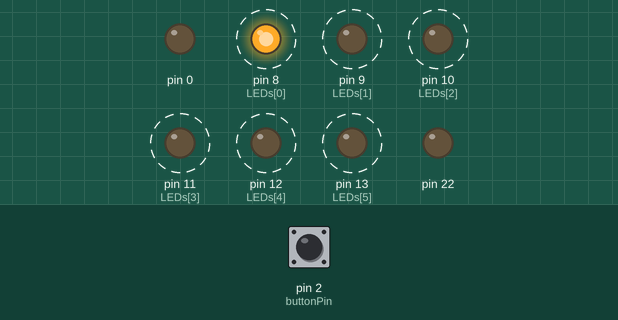
Simulated run of this sketch. Board: Arduino Uno, built with avr-gcc and run on an emulated ATmega328P. Shown: output pins drawn as LEDs (lit = HIGH). Dashed ring = blinking. Inputs (shaded band) come from the test bench; at power-on: pin 2 (buttonPin) HIGH.

Above: at 0.65 s.
1.3 s: pin 2 (buttonPin) pulled LOW for 3.2 s
At 3.1 s:
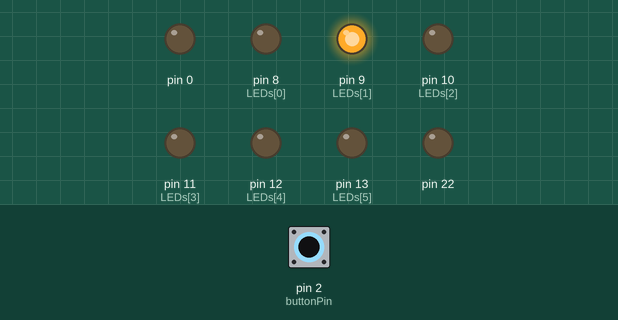
At 4.1 s:
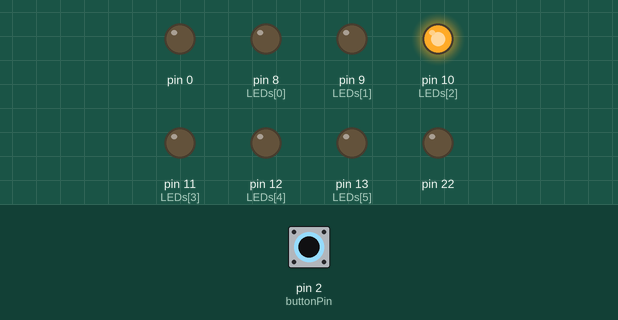
Timing chart, 0 to 12.8 s (numbered marks = the images above; inputs shaded):
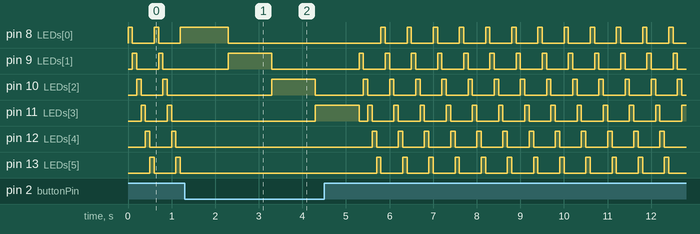

Measured:
- by itself, pin 8 (LEDs[0]): repeats every 0.60 s: HIGH 0.10 s, LOW 0.50 s

The sketch:

20190930-2.ino
```cpp
const byte LEDs[]={8,9,10,11,12,13};
const byte total = sizeof(LEDs);
byte buttonPin=2;
byte index=0;
byte index2=0;
int buttonState = 0;

byte data = B000001;
//byte data = B100000;
byte shift = 0;
byte sw=0;


void setup() {
  for (byte i = 0;i<=total;i++){
    pinMode(LEDs[i], OUTPUT);
  }
  pinMode(buttonPin, INPUT);

  DDRB = B01111111;
}

void loop() {
  buttonState = digitalRead(buttonPin);
  if (buttonState == LOW) {

PORTB = data<<shift;
  //PORTB = data>>shift;

  if(shift==5){sw=1;}
  if(shift==0){sw=0;}
  if(sw==0){
    shift++;
  }

   if(sw==1){
    shift--;
  }


 delay(1000);

 } else {
      for (byte i = 0;i<total;i++){
        digitalWrite(LEDs[i], LOW);
      }

      if(index>=total){
        index=0;
      }
      digitalWrite(LEDs[index], HIGH);
      index++;
      delay(100);

  }
 }
```
